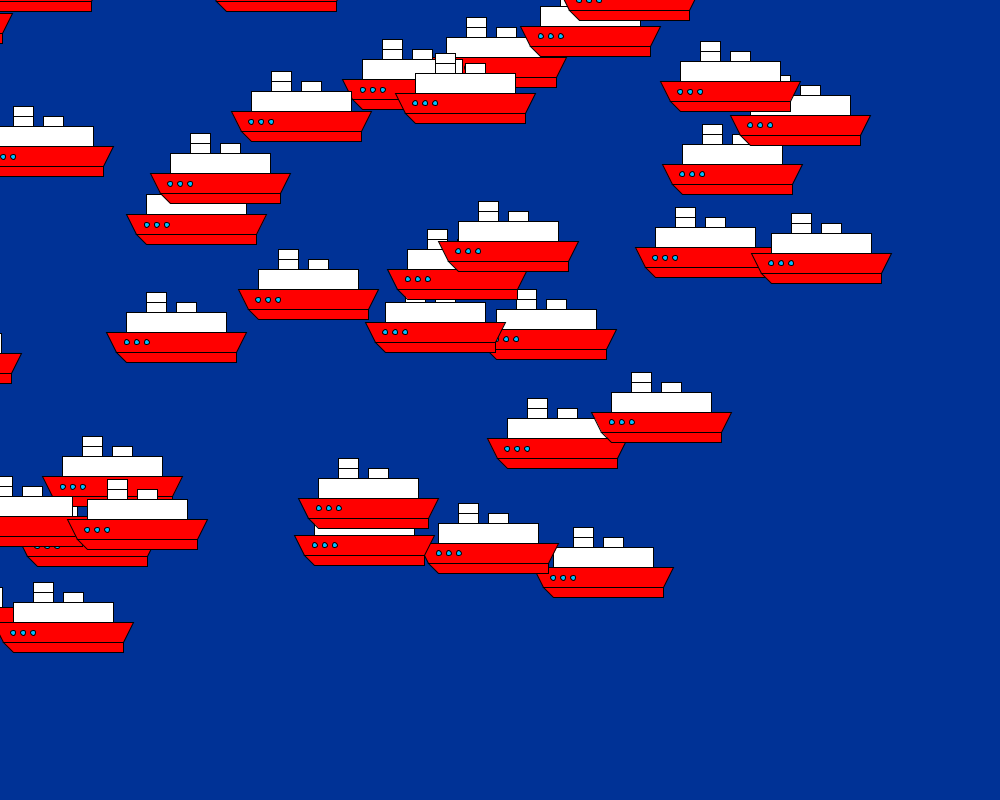
Frame 1 (no input)
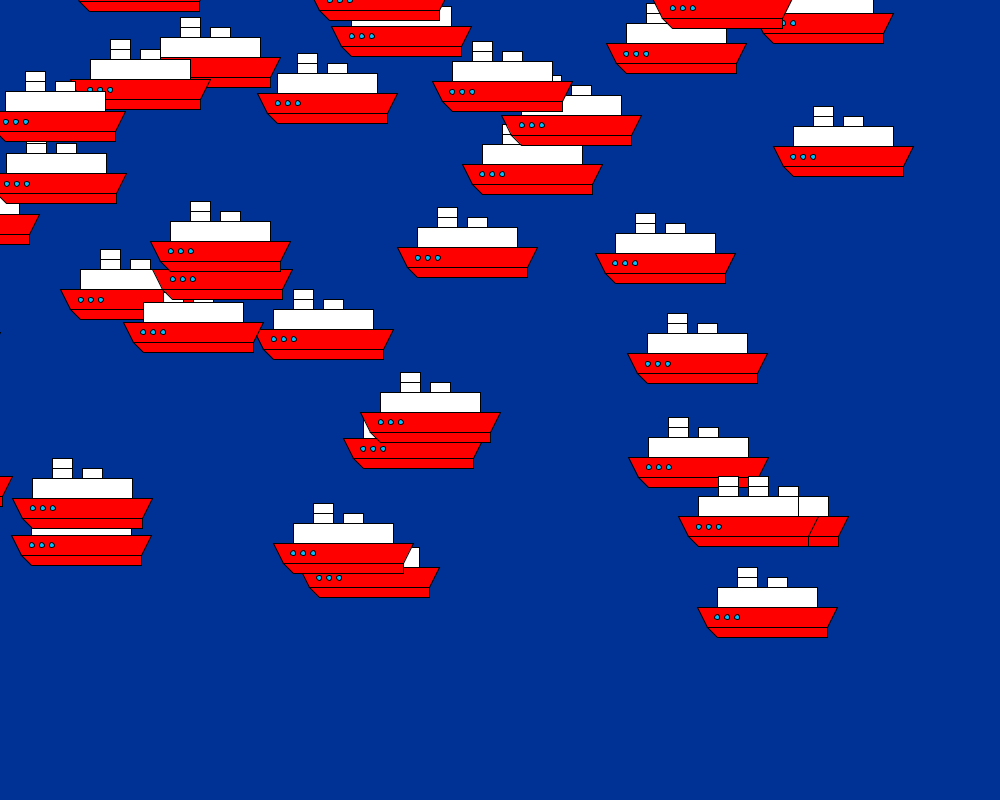
Frame 60 (the mouse pressed at the canvas centre just before this capture)
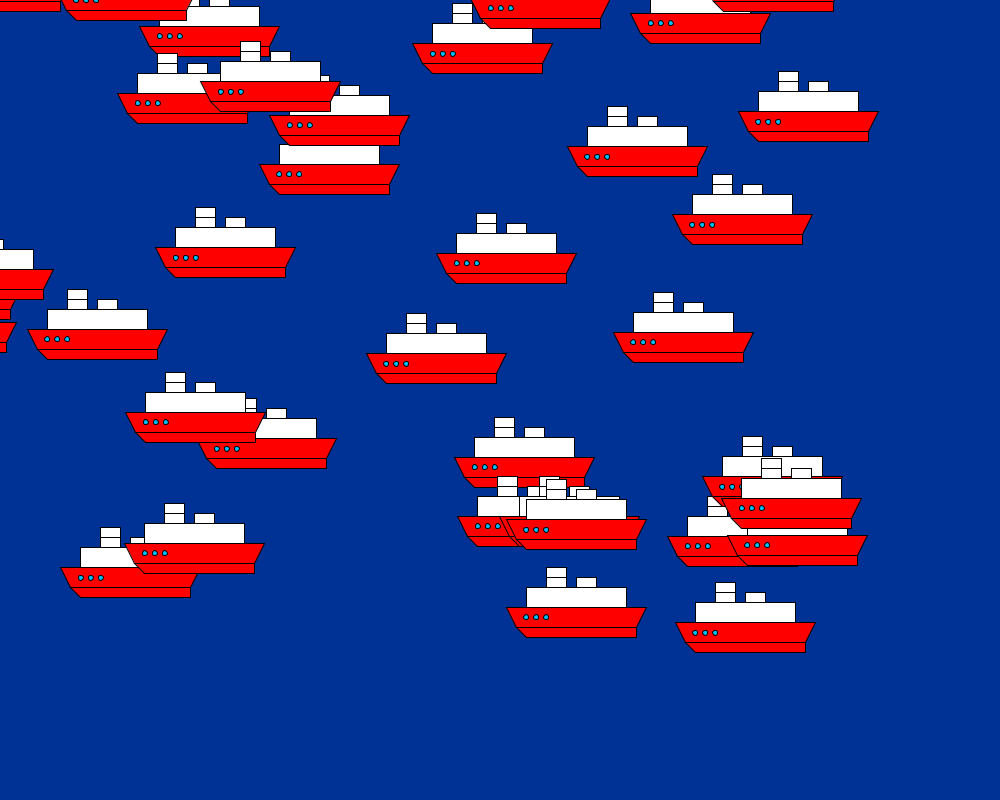
Frame 120 (the mouse held since frame 60 and released just before this capture)

The Processing sketch that drew these frames (run headless with seeded random() and noise(); from frame 60 on, the mouse is pressed at the canvas centre):

// Processing sketch: hw2chanra
// ── hw2chanra.pde
// make 50 chan's
chan [] at; // 2 objects for At Chanra
void setup(){
  size(1000,800);
  at = new chan[50]; // allocate memory for 50 chan's
  for(int i=0; i<50; i++){
    at[i] = new chan(random(width),random(height));
  }
}
void draw(){
  background(0,50,150);  // sea color
  
  for(int i=0; i<50; i++){
    at[i].ship(); // draw the ship
    at[i].pov();  // move the ship
  }
}

// ── ship.pde
//member 2 : titanic ship
class chan {
  // constructor to initialize member data
  chan(float a, float b) {
    x = a;  y = b;
    vx = random(2,5); 
  };
  // member data
  float x, y, vx;
  // member function
  void pov(){
    x -= vx;
    if(x<0) x = width;
  }
  void ship() {
    fill(255, 0, 0);
    quad (x-220, y-150, x-210, y-130, x-90, y-130, x-80, y-150);
    quad (x-210, y-130, x-200, y-120, x-90, y-120, x-90, y-130);
    fill(255, 255, 255);
    quad (x-200, y-170, x-200, y-150, x-100, y-150, x-100, y-170);
    quad (x-150, y-180, x-150, y-170, x-130, y-170, x-130, y-180);
    quad (x-180, y-180, x-180, y-170, x-160, y-170, x-160, y-180);
    quad (x-180, y-180, x-180, y-190, x-160, y-190, x-160, y-180);
    fill(0, 191, 255);
    circle (x-200, y-140, 5);
    circle (x-190, y-140, 5);
    circle (x-180, y-140, 5);
  }
} // end of class
